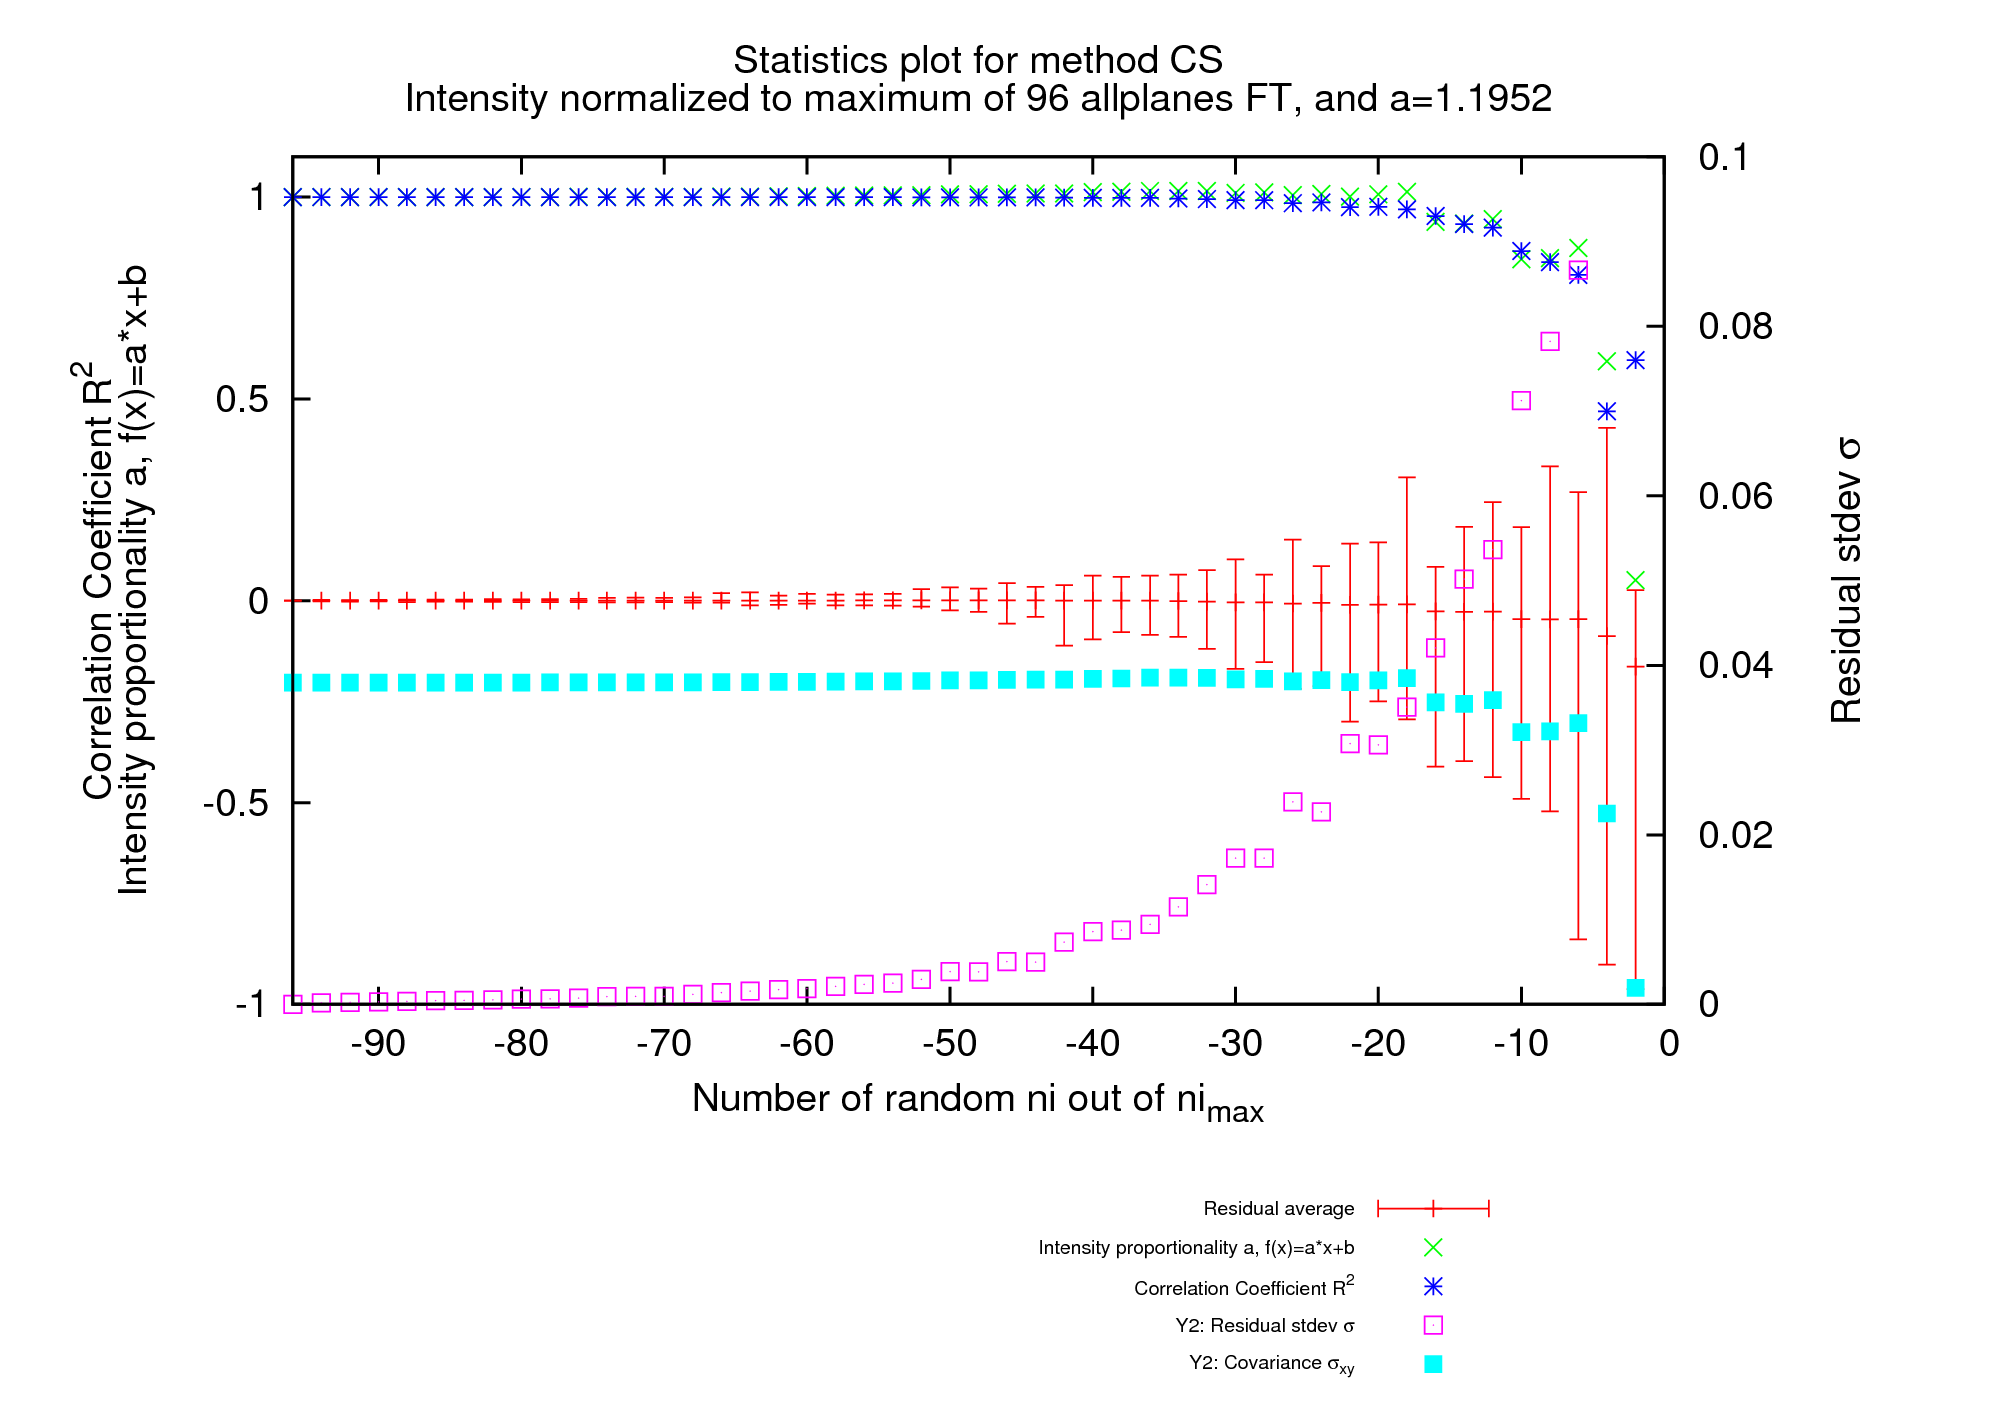

Recreate this plot in gnuplot.
set term postscript eps enhanced color "Helvetica" 14
set title "Statistics plot for method CS\nIntensity normalized to maximum of 96 allplanes FT, and a=1.1952"
set size ratio 0.618
set xlabel "Number of random ni out of ni_{max}"
set ylabel "Correlation Coefficient R^2\nIntensity proportionality a, f(x)=a*x+b"
set ytics nomirror
set y2tics border
set y2label "Residual stdev {/Symbol s}"
#set y2label "Covariance {/Symbol s}_{xy}"
set nokey
#set key autotitle columnheader
set key bottom center outside font "Helvetica,7"
set xrange [-96:]
set yrange[-1:1.1]
set y2range[0:0.1]
#set xtics border in scale 1,0.5 mirror rotate by -90 font "Helvetica,5"
#set ytics border in scale 1,0.5 mirror font "Helvetica,5"
set output "allplanes_CS.eps"

#set fit errorvariables
#f(x)=a*x + b
#fit f(x) "allplanes_CS.ser" using ($6*$8 /8323886):($6*$57 /8323886) via a, b
#f_FIT_NDF=FIT_NDF
#f_FIT_STDFIT=FIT_STDFIT
#f_FIT_WSSR=FIT_WSSR
#f_WSSR_NDF=FIT_WSSR/FIT_NDF

#set label sprintf("f(x)=a*x") at graph 0.8,0.80 font "Helvetica,9"
#set label sprintf("a=%1.2f +- %1.4f",a,a_err) at graph 0.8,0.70 font "Helvetica,9"
#set label sprintf("b=%1.2f +- %1.4f",b,b_err) at graph 0.8,0.60 font "Helvetica,9"
#set label sprintf("NDF=%1.2f",f_FIT_NDF) at graph 0.8,0.50 font "Helvetica,9"
#set label sprintf("STDFIT=%1.2f",f_FIT_STDFIT) at graph 0.8,0.40 font "Helvetica,9"
#set label sprintf("WSSR=%1.2f",f_FIT_WSSR) at graph 0.8,0.30 font "Helvetica,9"
#set label sprintf("WSSR/NDF=%1.2f",f_WSSR_NDF) at graph 0.8,0.20 font "Helvetica,9"

plot "allplanes_CS.stats" using (-1*$1):($71):($21):($25) title "Residual average" with yerrorbars,\
"allplanes_CS.stats" using (-1*$1):($47) title "Intensity proportionality a, f(x)=a*x+b",\
"allplanes_CS.stats" using (-1*$1):($45) title "Correlation Coefficient R^2",\
"allplanes_CS.stats" using (-1*$1):($39) title "Y2: Residual stdev {/Symbol s}" axis x1y2,\
"allplanes_CS.stats" using (-1*$1):($41) title "Y2: Covariance {/Symbol s}_{xy}" axis x1y2
